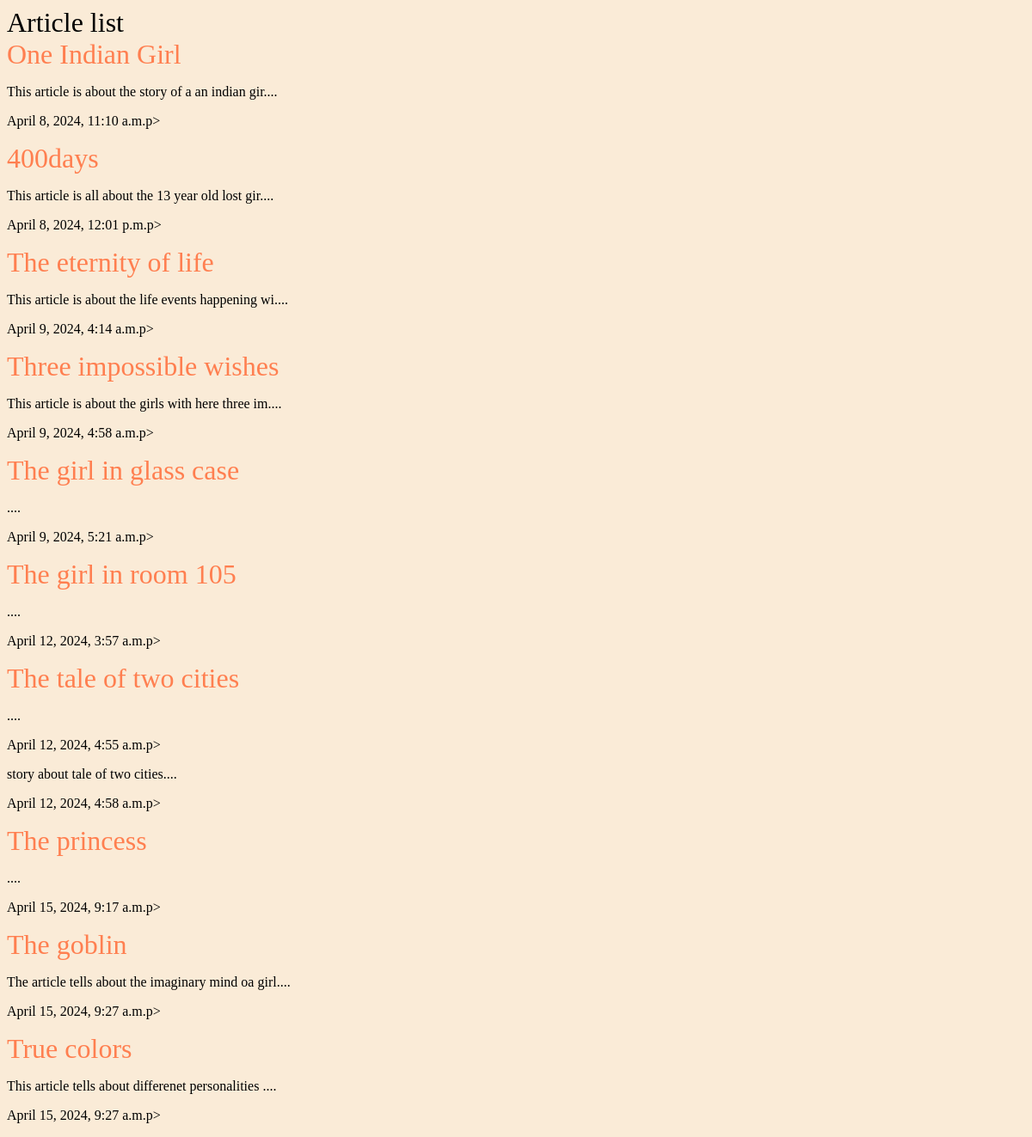
The app's page /articles/ with its own data.
### articles/models.py (models this page shows, shortened)
class Article(models.Model):
    title=models.CharField(max_length=100)
    slug=models.SlugField()
    body=models.TextField()
    date = models.DateTimeField(auto_now_add=True)
    def snippet(self):
        return self.body[:50] +'....'

### articles/views.py (the view)
# urls.py: path('',views.article_list,name="articles")
def article_list(request):
    articles=Article.objects.all().order_by("date")
    return render(request, 'articles/article_list.html',{'articles':articles})

### my_app/logger.py (called while the page is built)
    def __call__(self,request):
        print("Received request:",request.method,request.path)
        response = self.get_response(request)
        return response

### articles/templates/articles/article_list.html (shortened to what this page needs)
{% load static %}
<!DOCTYPE html>
<html>
    <head>
    <link rel = "stylesheet" href="{% static 'style.css'%}">
    </head>
    <body>
        <h1>Article list</h1>
        <div class="articles">
            {% for article in articles%}
            <div class="article">
                <h1><a href="#">{{article.title}}</a></h1>
                <p>{{article.snippet}}</p>
                <p>{{article.date}}p>
            </div>
            {% endfor %}
        </div>
    </body>
    </html>

### assets/style.css (style rules this page uses)
body { background-color: antiquewhite; background-size: 200; background-repeat:no-repeat; color: black; }
h1,h2,h3,h4,h5 { font-weight: normal; margin: 0; }
a, a:hover, a:visited { color: coral; text-decoration: none; }

### records on screen
Article: title "One Indian Girl", snippet "This article is about the story of a an indian gir....", date "April 8, 2024, 11:10 a.m."
Article: title "400days", snippet "This article is all about the 13 year old lost gir....", date "April 8, 2024, 12:01 p.m."
Article: title "The eternity of life", snippet "This article is about the life events happening wi....", date "April 9, 2024, 4:14 a.m."
Article: title "Three impossible wishes", snippet "This article is about the girls with here three im....", date "April 9, 2024, 4:58 a.m."
Article: title "The girl in glass case", snippet "....", date "April 9, 2024, 5:21 a.m."
Article: title "The girl in room 105", snippet "....", date "April 12, 2024, 3:57 a.m."
Article: title "The tale of two cities", snippet "....", date "April 12, 2024, 4:55 a.m."
Article: snippet "story about tale of two cities....", date "April 12, 2024, 4:58 a.m."
Article: title "The princess", snippet "....", date "April 15, 2024, 9:17 a.m."
Article: title "The goblin", snippet "The article tells about the imaginary mind oa girl....", date "April 15, 2024, 9:27 a.m."
Article: title "True colors", snippet "This article tells about differenet personalities ....", date "April 15, 2024, 9:27 a.m."
